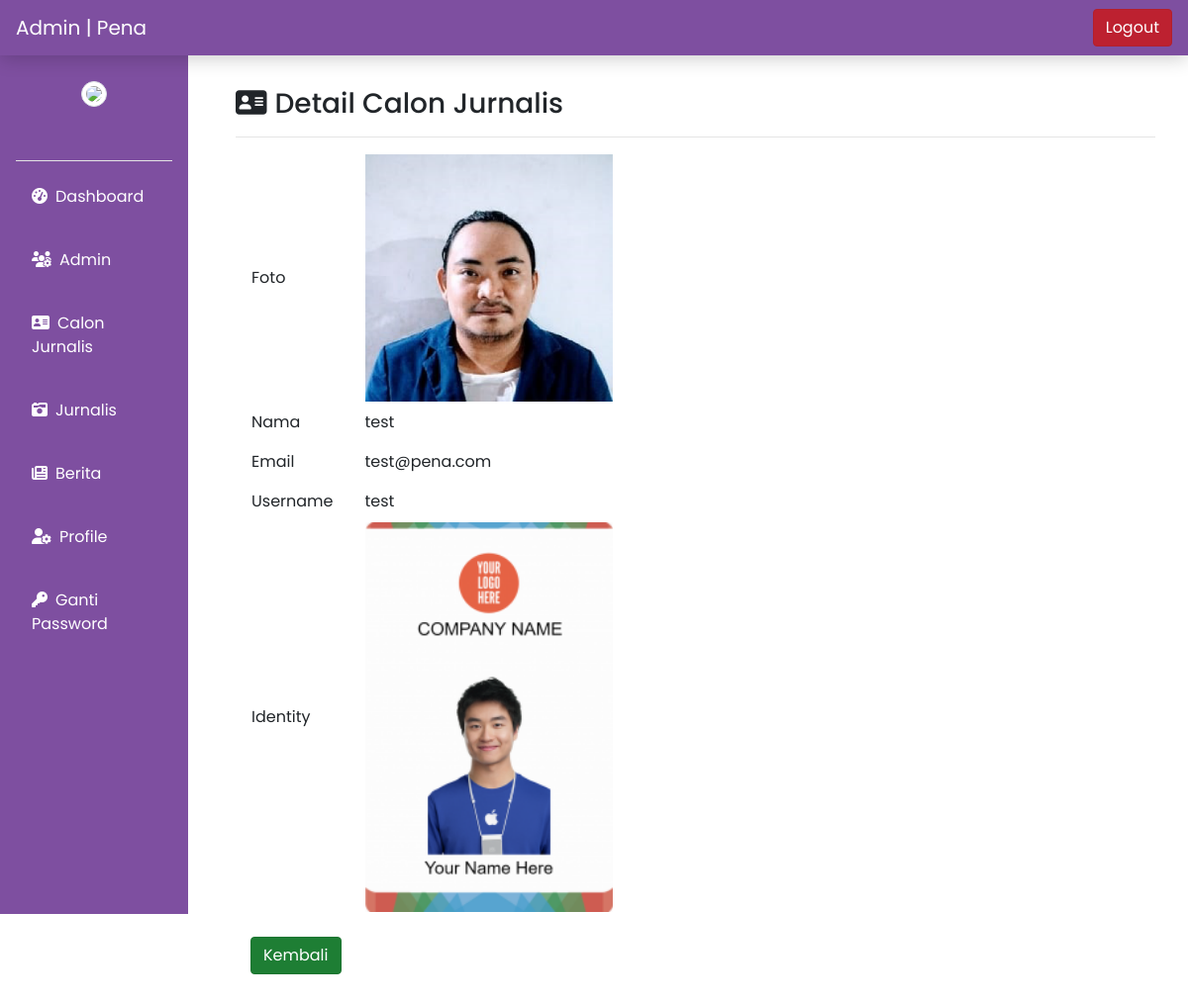
Page /admin/detail-calonjurnalis.php?id=6 on the committed database.
### tables this page shows
CREATE TABLE `jurnalis` (
  `id_jurn` int(11) NOT NULL,
  `nama_jurn` varchar(50) NOT NULL,
  `username_jurn` varchar(50) NOT NULL,
  `password_jurn` varchar(12) NOT NULL,
  `email_jurn` varchar(50) NOT NULL,
  `phone_jurn` varchar(50) NOT NULL,
  `birth_jurn` date NOT NULL,
  `skill_jurn` varchar(255) NOT NULL,
  `img_jurn` varchar(255) NOT NULL DEFAULT 'image.jpg',
  `location_imgjurn` varchar(255) NOT NULL,
  `status` varchar(100) NOT NULL,
  `foto_jurn` varchar(255) NOT NULL,
  `location_fotojurn` varchar(255) NOT NULL
);

### admin/detail-calonjurnalis.php (the view, shortened to what this page needs)
<!doctype html>
<html lang="en">
  <head>
    <?php include('includes/head.php');?>
  </head>
  <body>
  <?php include('includes/header.php');?>
  <?php include('includes/leftbar.php');?>
  <?php include('../config/config.php');?>
  <div class="col-md-10 p-5 pt-2">
        <br>
        <h3><i class="fas fa-address-card mr-2"></i>Detail Calon Jurnalis<hr></h3>
      <?php
      $id = $_GET['id'];
      $data = mysqli_query($conn,"SELECT * FROM jurnalis WHERE id_jurn='$id'");
      while ($d = mysqli_fetch_array($data)){
      ?>
      <form method="get" action="">
        <table>
              <tr>
                <td>
                  <label class="col-sm-2 col-form-label">Foto</label>
                </td>
                <td>
                  <div class="col-sm-10">
                    <?php
                      if ($d['location_fotojurn']==NULL)
                      {
                        echo "File Belum Diuplod";
                      } else
                      {
                        ?>
                        <img src="../assets/img_jurnalis/<?php echo $d['location_fotojurn']; ?>" width="250px"/>
                        <?php
                      }
                    ?>
                  </div>
                </td>
              </tr>
            <tr>
                <td>
                  <label class="col-sm-2 col-form-label">Nama</label>
                </td>
                <td>
                  <div class="col-sm-10">
                    <input type="text" readonly class="form-control-plaintext" name="nim" value="<?php echo $d['nama_jurn']; ?>">
                  </div>
                </td>
            </tr>
            <tr>
                <td>
                  <label class="col-sm-2 col-form-label">Email</label>
                </td>
                <td>
                  <div class="col-sm-10">
                    <input type="text" readonly class="form-control-plaintext" name="nama" value="<?php echo $d['email_jurn']; ?>">
                  </div>
                </td>
            </tr>
            <tr>
                <td>
                  <label class="col-sm-2 col-form-label">Username</label>
                </td>
                <td>
                  <div class="col-sm-10">
                    <input type="text" readonly class="form-control-plaintext" name="alamat" value="<?php echo $d['username_jurn']; ?>">
                  </div>
                </td>
            </tr>
            <tr>
                <td>
                  <label class="col-sm-2 col-form-label">Identity</label>
                </td>
                <td>
                  <div class="col-sm-10">
                    <?php
                      if ($d['location_imgjurn']==NULL)
                      {
                        echo "File Belum Diuplod";
                      } else
                      {
                        ?>
                        <img src="../assets/<?php echo $d['location_imgjurn']; ?>" width="250px"/>
                        <?php
                      }
                    ?>
                  </div>
                </td>
            </tr>
        </table>
        <div class="col-sm-10">
            <br>
        <a href="calonjurnalis.php" class="btn btn-success active " role="button" aria-pressed="true">Kembali</a>
        </div>
      </form>
      <?php } ?>
    </div>
  </body>
</html>

### admin/includes/head.php (style rules this page uses)
div { font-family: "Poppins"; }

### rows in the picture
jurnalis: location_fotojurn (picture), nim "test", nama "test@pena.com", alamat "test", location_imgjurn (picture)
